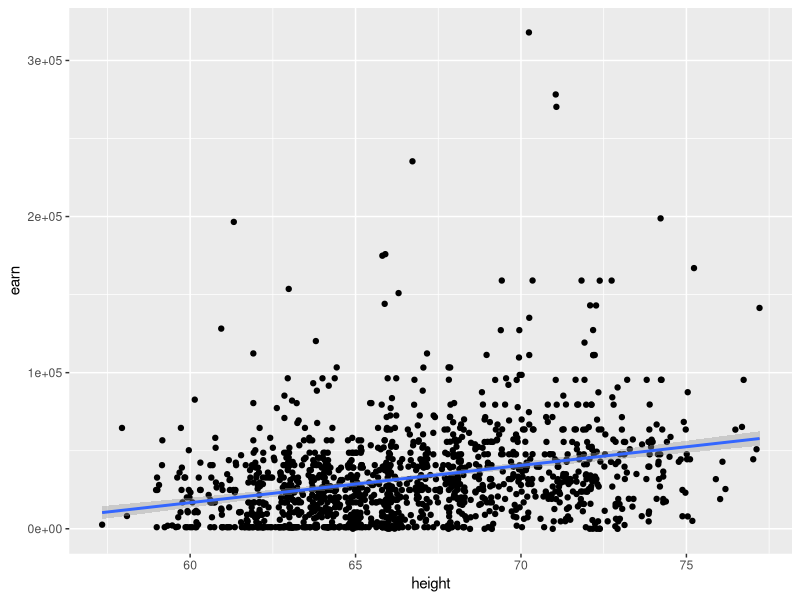
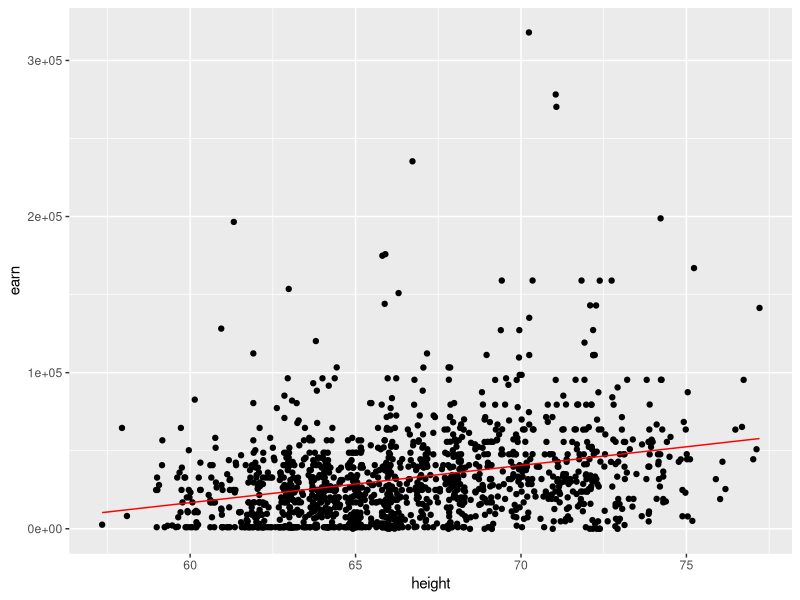

Write the R code that produced these figures, in order. (Note: this script raises an error after producing the figures.)
## ---- chunk 1
library(tidyverse)
wages <- read_csv("./demo_data/wages.csv")

glimpse(wages)
## ---- chunk 2
mod1 <- lm(
  formula = earn ~ 1 + height,
  data = wages
)
## ---- chunk 3
mod1 %>% summary()
## ---- chunk 4
summary(mod1)$residuals
## ---- chunk 5
library(broom)

mod1 %>% 
  tidy() %>% 
  filter(p.value < 0.05)
## ---- chunk 6
mod1 %>% glance()
## ---- chunk 7
mod1 %>%
  glance() %>%
  select(adj.r.squared, p.value)
## ---- chunk 8
mod1 %>% 
  broom::augment() %>%
  ggplot(aes(x = height, y = earn)) +
  geom_point() +
  geom_line(aes(y = .fitted), color = "red") +
  geom_smooth(method = "lm")
## ---- chunk 9
coef(mod1)
## ---- chunk 10
-126523.359 + 2387.196 * wages$height
## ---- chunk 11
new_height <- seq(65, 70, by = 1)
-126523.359 + 2387.196 * new_height
## ---- chunk 12
fitted(mod1)
## ---- chunk 13
new <- tibble(height = seq(65, 70, by = 1))
predict(mod1, newdata = new)
## ---- chunk 14
library(modelr)
## ---- chunk 15
# predictions at original x values
wages %>% modelr::add_predictions(mod1)
## ---- chunk 16
wages %>% 
  modelr::add_predictions(mod1) %>% 
  
  ggplot(aes(x = height, y = earn)) +
  geom_point() +
  geom_line(aes(y = pred), color = "red") 
## ---- chunk 17
newdata <- data.frame(height = seq(65, 70, by = 1))

newdata %>% 
  modelr::add_predictions(mod1)
## ---- chunk 18
wages %>% 
  modelr::add_predictions(mod1) %>%
  modelr::add_residuals(mod1)
## ---- chunk 19
knitr::include_graphics("images/RSE_formual.jpeg")
## ---- chunk 20
wages_female <- wages %>%
  filter(sex == "female")

fit_female <- lm(earn ~ 1 + height, data = wages_female)
fit_female
## ---- chunk 21
wages_male <- wages %>%
  filter(sex == "male")

fit_male <- lm(earn ~ 1 + height, data = wages_male)
fit_male
## ---- chunk 22
wages %>%
  group_by(sex) %>%
  group_modify(
    ~ broom::tidy(lm(earn ~ 1 + height, data = .))
  )
## ---- chunk 23
wages %>%
  nest_by(sex) %>%
  mutate(model = list(lm(earn ~ 1 + height, data = data))) %>%
  mutate(
    coef = list(broom::tidy(model))
  ) %>% 
  unnest(coef)
## ---- chunk 24
wages %>%
  nest_by(sex) %>%
  mutate(model = list(lm(earn ~ 1 + height, data = data))) %>%
  summarise(
    broom::tidy(model)
  ) 
